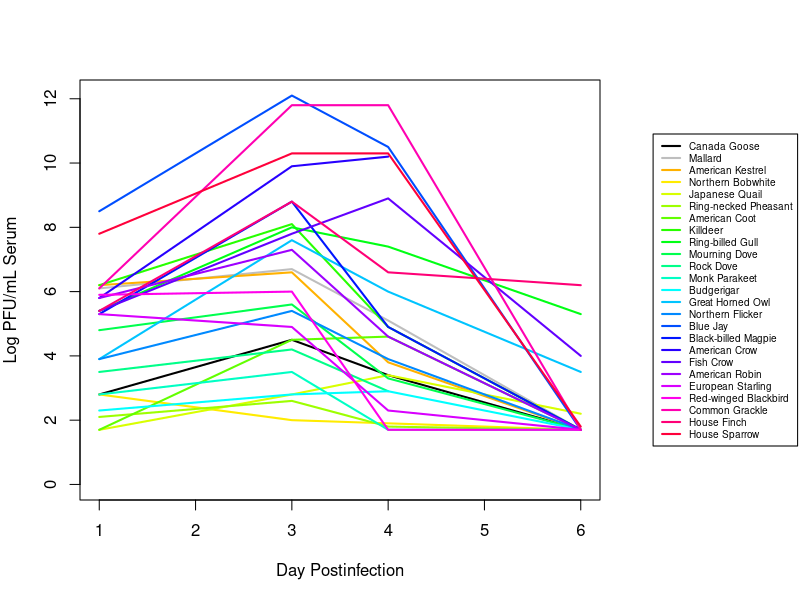
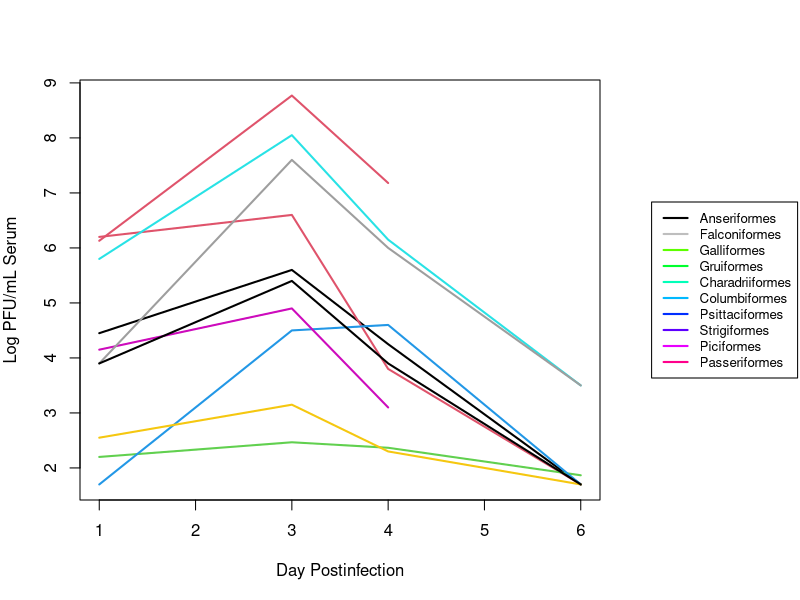

R code for these plots, in order:
## ---- chunk 1
knitr::opts_chunk$set(echo = TRUE)
## ---- chunk 2
# Import data and name columns
viremia <- read.csv("viremia_data_full.csv") 
colnames(viremia) <- c("Bird","n","Species",
            "Family","Order","1","3","4","6")

# Choose some colors
cols <- c("black","grey",rainbow(26)[4:26])  # rainbow colors

# Expand right margin of plot to fit
par(mar=c(5,4,4,10))

# Plot by species
plot(c(1,3,4,6), as.numeric(viremia[1, 6:9]), 
     type="l", lwd=2,
     ylim=c(0,max(viremia[,6:9], na.rm=TRUE)),
     xlab="Day Postinfection", 
     ylab="Log PFU/mL Serum")
for(i in 2:nrow(viremia)){ # Add rows in loop
  lines(c(1,3,4,6), 
        as.numeric(viremia[i, 6:9]), 
        lwd=2, col=cols[i])
}
# Legend
legend("right", inset=c(-0.38,0),  legend=viremia$Bird, 
       col=cols,
       lty=1, lwd=2, cex=0.6,xpd=TRUE)  
## ---- chunk 3
# Totally extra, probably don't really have time for:
# Compile by Order 
n <- length(unique(viremia$Order))  # n = number of orders
# Create data frame by order
df <- data.frame("Order" = unique(viremia$Order), 
                 "Viremia1" = rep(0,n), # Empty data day 1
                 "Viremia3" = rep(0,n), # Empty data day 3
                 "Viremia4" = rep(0,n), # Empty data day 4
                 "Viremia6" = rep(0,n)) # Empty data day 6
row.names(df) <- df$Order # Set row names

# Fill in data frame by order = ord
for (ord in df$Order){  
  df[ord,"Viremia1"] <- mean(viremia[viremia$Order==ord,6])
  df[ord,"Viremia3"] <- mean(viremia[viremia$Order==ord,7])
  df[ord,"Viremia4"] <- mean(viremia[viremia$Order==ord,8])
  df[ord,"Viremia6"] <- mean(viremia[viremia$Order==ord,9])
}

# Choose some colors
cols <- c("black","grey",rainbow(11)[4:11])  # rainbow colors

# Expand right margin of plot to fit
par(mar=c(5,4,4,10))

# Plot by order
days <- c(1,3,4,6)
plot(days, as.numeric(df[1, 2:5]), type="l", lwd=2,
     ylim = range(df[, 2:5], na.rm = TRUE),
     xlab="Day Postinfection", ylab="Log PFU/mL Serum")
for(i in 2:nrow(df)){
  lines(days, as.numeric(df[i, 2:5]), lwd=2, col=i)
}
legend("right", inset=c(-0.38,0), 
       legend=df$Order, col=cols, lty=1, 
       lwd=2, cex=0.8,xpd = TRUE)
